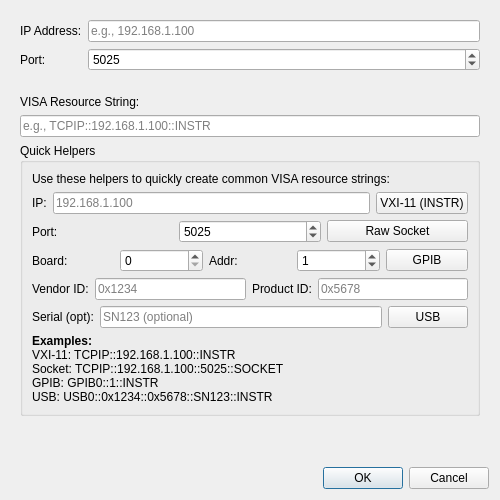
<?xml version="1.0" encoding="UTF-8"?>
<ui version="4.0">
 <class>ConnectionDialog</class>
 <widget class="QDialog" name="ConnectionDialog">
  <property name="geometry">
   <rect>
    <x>0</x>
    <y>0</y>
    <width>500</width>
    <height>500</height>
   </rect>
  </property>
  <property name="windowTitle">
   <string>Connection Setup</string>
  </property>
  <layout class="QVBoxLayout" name="verticalLayout">
   <item>
    <widget class="QWidget" name="tcpipWidget" native="true">
     <layout class="QFormLayout" name="formLayout">
      <item row="0" column="0">
       <widget class="QLabel" name="ipLabel">
        <property name="text">
         <string>IP Address:</string>
        </property>
       </widget>
      </item>
      <item row="0" column="1">
       <widget class="QLineEdit" name="ipAddressEdit">
        <property name="placeholderText">
         <string>e.g., 192.168.1.100</string>
        </property>
       </widget>
      </item>
      <item row="1" column="0">
       <widget class="QLabel" name="portLabel">
        <property name="text">
         <string>Port:</string>
        </property>
       </widget>
      </item>
      <item row="1" column="1">
       <widget class="QSpinBox" name="portSpinBox">
        <property name="minimum">
         <number>1</number>
        </property>
        <property name="maximum">
         <number>65535</number>
        </property>
        <property name="value">
         <number>5025</number>
        </property>
       </widget>
      </item>
     </layout>
    </widget>
   </item>
   <item>
    <widget class="QWidget" name="visaWidget" native="true">
     <layout class="QVBoxLayout" name="verticalLayout_2">
      <item>
       <widget class="QLabel" name="resourceLabel">
        <property name="text">
         <string>VISA Resource String:</string>
        </property>
       </widget>
      </item>
      <item>
       <widget class="QLineEdit" name="resourceEdit">
        <property name="placeholderText">
         <string>e.g., TCPIP::192.168.1.100::INSTR</string>
        </property>
       </widget>
      </item>
      <item>
       <widget class="QGroupBox" name="helpersGroupBox">
        <property name="title">
         <string>Quick Helpers</string>
        </property>
        <layout class="QVBoxLayout" name="verticalLayout_3">
         <item>
          <widget class="QLabel" name="helpersInfoLabel">
           <property name="text">
            <string>Use these helpers to quickly create common VISA resource strings:</string>
           </property>
           <property name="wordWrap">
            <bool>true</bool>
           </property>
          </widget>
         </item>
         <item>
          <layout class="QHBoxLayout" name="horizontalLayout">
           <item>
            <widget class="QLabel" name="helperIpLabel">
             <property name="text">
              <string>IP:</string>
             </property>
            </widget>
           </item>
           <item>
            <widget class="QLineEdit" name="helperIpEdit">
             <property name="placeholderText">
              <string>192.168.1.100</string>
             </property>
            </widget>
           </item>
           <item>
            <widget class="QPushButton" name="tcpipHelperButton">
             <property name="text">
              <string>VXI-11 (INSTR)</string>
             </property>
             <property name="toolTip">
              <string>Create TCPIP::IP::INSTR resource</string>
             </property>
            </widget>
           </item>
          </layout>
         </item>
         <item>
          <layout class="QHBoxLayout" name="horizontalLayout_2">
           <item>
            <widget class="QLabel" name="helperPortLabel">
             <property name="text">
              <string>Port:</string>
             </property>
            </widget>
           </item>
           <item>
            <widget class="QSpinBox" name="helperPortSpinBox">
             <property name="minimum">
              <number>1</number>
             </property>
             <property name="maximum">
              <number>65535</number>
             </property>
             <property name="value">
              <number>5025</number>
             </property>
            </widget>
           </item>
           <item>
            <widget class="QPushButton" name="socketHelperButton">
             <property name="text">
              <string>Raw Socket</string>
             </property>
             <property name="toolTip">
              <string>Create TCPIP::IP::PORT::SOCKET resource</string>
             </property>
            </widget>
           </item>
          </layout>
         </item>
         <item>
          <layout class="QHBoxLayout" name="horizontalLayout_3">
           <item>
            <widget class="QLabel" name="helperBoardLabel">
             <property name="text">
              <string>Board:</string>
             </property>
            </widget>
           </item>
           <item>
            <widget class="QSpinBox" name="helperBoardSpinBox">
             <property name="maximum">
              <number>99</number>
             </property>
            </widget>
           </item>
           <item>
            <widget class="QLabel" name="helperAddressLabel">
             <property name="text">
              <string>Addr:</string>
             </property>
            </widget>
           </item>
           <item>
            <widget class="QSpinBox" name="helperAddressSpinBox">
             <property name="maximum">
              <number>30</number>
             </property>
             <property name="value">
              <number>1</number>
             </property>
            </widget>
           </item>
           <item>
            <widget class="QPushButton" name="gpibHelperButton">
             <property name="text">
              <string>GPIB</string>
             </property>
             <property name="toolTip">
              <string>Create GPIB resource</string>
             </property>
            </widget>
           </item>
          </layout>
         </item>
         <item>
          <layout class="QHBoxLayout" name="horizontalLayout_4">
           <item>
            <widget class="QLabel" name="helperVendorIdLabel">
             <property name="text">
              <string>Vendor ID:</string>
             </property>
            </widget>
           </item>
           <item>
            <widget class="QLineEdit" name="helperVendorIdEdit">
             <property name="placeholderText">
              <string>0x1234</string>
             </property>
             <property name="maxLength">
              <number>6</number>
             </property>
            </widget>
           </item>
           <item>
            <widget class="QLabel" name="helperProductIdLabel">
             <property name="text">
              <string>Product ID:</string>
             </property>
            </widget>
           </item>
           <item>
            <widget class="QLineEdit" name="helperProductIdEdit">
             <property name="placeholderText">
              <string>0x5678</string>
             </property>
             <property name="maxLength">
              <number>6</number>
             </property>
            </widget>
           </item>
          </layout>
         </item>
         <item>
          <layout class="QHBoxLayout" name="horizontalLayout_5">
           <item>
            <widget class="QLabel" name="helperSerialLabel">
             <property name="text">
              <string>Serial (opt):</string>
             </property>
            </widget>
           </item>
           <item>
            <widget class="QLineEdit" name="helperSerialEdit">
             <property name="placeholderText">
              <string>SN123 (optional)</string>
             </property>
            </widget>
           </item>
           <item>
            <widget class="QPushButton" name="usbHelperButton">
             <property name="text">
              <string>USB</string>
             </property>
             <property name="toolTip">
              <string>Create USB resource string</string>
             </property>
            </widget>
           </item>
          </layout>
         </item>
         <item>
          <widget class="QLabel" name="examplesLabel">
           <property name="text">
            <string>&lt;b&gt;Examples:&lt;/b&gt;&lt;br/&gt;
VXI-11: TCPIP::192.168.1.100::INSTR&lt;br/&gt;
Socket: TCPIP::192.168.1.100::5025::SOCKET&lt;br/&gt;
GPIB: GPIB0::1::INSTR&lt;br/&gt;
USB: USB0::0x1234::0x5678::SN123::INSTR</string>
           </property>
           <property name="textFormat">
            <enum>Qt::RichText</enum>
           </property>
           <property name="wordWrap">
            <bool>true</bool>
           </property>
          </widget>
         </item>
        </layout>
       </widget>
      </item>
     </layout>
    </widget>
   </item>
   <item>
    <spacer name="verticalSpacer">
     <property name="orientation">
      <enum>Qt::Vertical</enum>
     </property>
     <property name="sizeHint" stdset="0">
      <size>
       <width>20</width>
       <height>40</height>
      </size>
     </property>
    </spacer>
   </item>
   <item>
    <widget class="QDialogButtonBox" name="buttonBox">
     <property name="orientation">
      <enum>Qt::Horizontal</enum>
     </property>
     <property name="standardButtons">
      <set>QDialogButtonBox::Cancel|QDialogButtonBox::Ok</set>
     </property>
    </widget>
   </item>
  </layout>
 </widget>
 <resources/>
 <connections/>
</ui>
